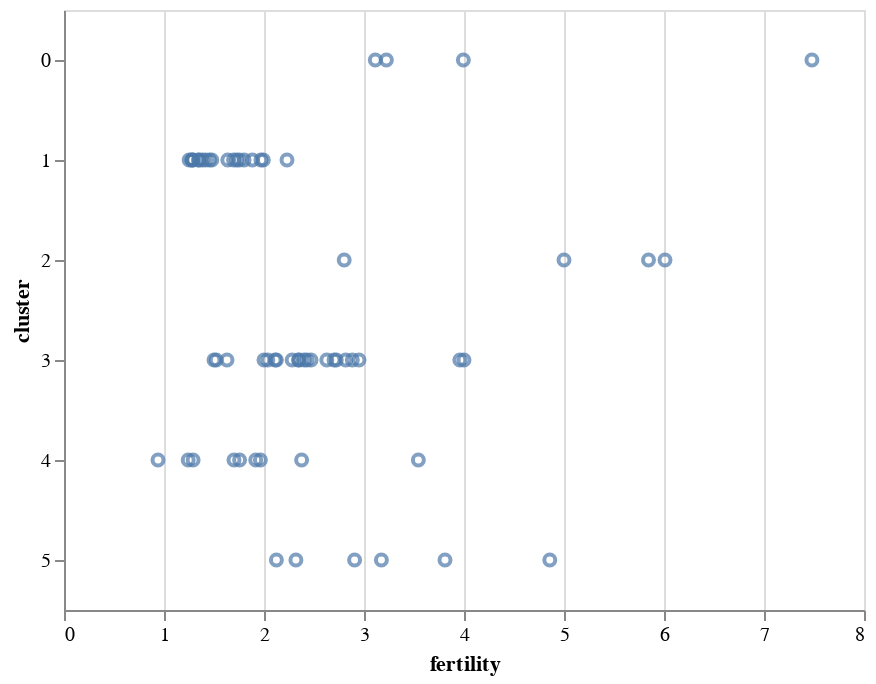

Source (notebook cell):
### Markdown cell above
### Y

The `y` encoding channel sets a mark's vertical position (y-coordinate). Here we've added the `cluster` field using an ordinal (`O`) data type. The result is a discrete axis that includes a sized band, with a default step size, for each unique value:

### Code cell
alt.Chart(data2000).mark_point().encode(
    alt.X('fertility:Q'),
    alt.Y('cluster:O')
)

### Figure 1 — Vega-Lite specification as saved in the notebook (floating-point values rounded to 4 significant figures)
{"$schema": "https://vega.github.io/schema/vega-lite/v2.6.0.json", "config": {"view": {"height": 300, "width": 400}}, "data": {"name": "data-fdeb0b749a6385830bd1445d39ad6ea0"}, "datasets": {"data-fdeb0b749a6385830bd1445d39ad6ea0": [{"cluster": 0, "country": "Afghanistan", "fertility": 7.479, "life_expect": 42.13, "pop": 23898198, "year": 2000}, {"cluster": 3, "country": "Argentina", "fertility": 2.35, "life_expect": 74.34, "pop": 37497728, "year": 2000}, {"cluster": 3, "country": "Aruba", "fertility": 2.124, "life_expect": 73.45, "pop": 69539, "year": 2000}, {"cluster": 4, "country": "Australia", "fertility": 1.756, "life_expect": 80.37, "pop": 19164620, "year": 2000}, {"cluster": 1, "country": "Austria", "fertility": 1.382, "life_expect": 78.98, "pop": 8113413, "year": 2000}, {"cluster": 3, "country": "Bahamas", "fertility": 2.111, "life_expect": 71.07, "pop": 290075, "year": 2000}, {"cluster": 0, "country": "Bangladesh", "fertility": 3.224, "life_expect": 62.01, "pop": 130406594, "year": 2000}, {"cluster": 3, "country": "Barbados", "fertility": 1.5, "life_expect": 75.97, "pop": 273483, "year": 2000}, {"cluster": 1, "country": "Belgium", "fertility": 1.638, "life_expect": 78.32, "pop": 10263618, "year": 2000}, {"cluster": 3, "country": "Bolivia", "fertility": 3.958, "life_expect": 63.88, "pop": 8152620, "year": 2000}, {"cluster": 3, "country": "Brazil", "fertility": 2.345, "life_expect": 71.01, "pop": 175552771, "year": 2000}, {"cluster": 3, "country": "Canada", "fertility": 1.522, "life_expect": 79.77, "pop": 31278097, "year": 2000}, {"cluster": 3, "country": "Chile", "fertility": 2, "life_expect": 77.86, "pop": 15153450, "year": 2000}, {"cluster": 4, "country": "China", "fertility": 1.7, "life_expect": 72.03, "pop": 1262645000, "year": 2000}, {"cluster": 3, "country": "Colombia", "fertility": 2.47, "life_expect": 71.68, "pop": 39685655, "year": 2000}, {"cluster": 3, "country": "Costa Rica", "fertility": 2.281, "life_expect": 78.12, "pop": 3710558, "year": 2000}, {"cluster": 1, "country": "Croatia", "fertility": 1.348, "life_expect": 74.88, "pop": 4410830, "year": 2000}, {"cluster": 3, "country": "Cuba", "fertility": 1.63, "life_expect": 77.16, "pop": 11134273, "year": 2000}, {"cluster": 3, "country": "Dominican Republic", "fertility": 2.95, "life_expect": 70.85, "pop": 8385828, "year": 2000}, {"cluster": 3, "country": "Ecuador", "fertility": 2.817, "life_expect": 74.17, "pop": 12505204, "year": 2000}, {"cluster": 5, "country": "Egypt", "fertility": 3.174, "life_expect": 69.81, "pop": 70492342, "year": 2000}, {"cluster": 3, "country": "El Salvador", "fertility": 2.883, "life_expect": 70.73, "pop": 6122515, "year": 2000}, {"cluster": 1, "country": "Finland", "fertility": 1.754, "life_expect": 78.37, "pop": 5168595, "year": 2000}, {"cluster": 1, "country": "France", "fertility": 1.883, "life_expect": 79.59, "pop": 59381628, "year": 2000}, {"cluster": 1, "country": "Georgia", "fertility": 1.478, "life_expect": 70.48, "pop": 4777209, "year": 2000}, {"cluster": 1, "country": "Germany", "fertility": 1.346, "life_expect": 78.67, "pop": 82187909, "year": 2000}, {"cluster": 1, "country": "Greece", "fertility": 1.277, "life_expect": 78.26, "pop": 10559110, "year": 2000}, {"cluster": 3, "country": "Grenada", "fertility": 2.429, "life_expect": 67.75, "pop": 89312, "year": 2000}, {"cluster": 3, "country": "Haiti", "fertility": 4, "life_expect": 58.14, "pop": 7306302, "year": 2000}, {"cluster": 4, "country": "Hong Kong", "fertility": 0.94, "life_expect": 81.5, "pop": 6658720, "year": 2000}, {"cluster": 1, "country": "Iceland", "fertility": 1.993, "life_expect": 80.5, "pop": 281043, "year": 2000}, {"cluster": 0, "country": "India", "fertility": 3.113, "life_expect": 62.88, "pop": 1007702000, "year": 2000}, {"cluster": 4, "country": "Indonesia", "fertility": 2.376, "life_expect": 68.59, "pop": 206265000, "year": 2000}, {"cluster": 5, "country": "Iran", "fertility": 2.124, "life_expect": 69.45, "pop": 65660289, "year": 2000}, {"cluster": 5, "country": "Iraq", "fertility": 4.858, "life_expect": 57.05, "pop": 22675617, "year": 2000}, {"cluster": 1, "country": "Ireland", "fertility": 1.969, "life_expect": 77.78, "pop": 3791690, "year": 2000}, {"cluster": 5, "country": "Israel", "fertility": 2.906, "life_expect": 79.7, "pop": 5842454, "year": 2000}, {"cluster": 1, "country": "Italy", "fertility": 1.286, "life_expect": 80.24, "pop": 57719337, "year": 2000}, {"cluster": 3, "country": "Jamaica", "fertility": 2.628, "life_expect": 72.05, "pop": 2615467, "year": 2000}, {"cluster": 4, "country": "Japan", "fertility": 1.291, "life_expect": 82, "pop": 126699784, "year": 2000}, {"cluster": 2, "country": "Kenya", "fertility": 5, "life_expect": 50.99, "pop": 29985839, "year": 2000}, {"cluster": 4, "country": "South Korea", "fertility": 1.917, "life_expect": 66.66, "pop": 21647682, "year": 2000}, {"cluster": 4, "country": "North Korea", "fertility": 1.242, "life_expect": 77.05, "pop": 47351083, "year": 2000}, {"cluster": 5, "country": "Lebanon", "fertility": 2.319, "life_expect": 71.03, "pop": 3578036, "year": 2000}, {"cluster": 3, "country": "Mexico", "fertility": 2.401, "life_expect": 74.9, "pop": 99926620, "year": 2000}, {"cluster": 1, "country": "Netherlands", "fertility": 1.726, "life_expect": 78.53, "pop": 15907853, "year": 2000}, {"cluster": 4, "country": "New Zealand", "fertility": 1.964, "life_expect": 79.11, "pop": 3819762, "year": 2000}, {"cluster": 2, "country": "Nigeria", "fertility": 5.845, "life_expect": 46.61, "pop": 114306700, "year": 2000}, {"cluster": 1, "country": "Norway", "fertility": 1.801, "life_expect": 79.05, "pop": 4492400, "year": 2000}, {"cluster": 0, "country": "Pakistan", "fertility": 3.994, "life_expect": 63.61, "pop": 146342958, "year": 2000}, {"cluster": 3, "country": "Peru", "fertility": 2.7, "life_expect": 69.91, "pop": 25979722, "year": 2000}, {"cluster": 4, "country": "Philippines", "fertility": 3.544, "life_expect": 70.3, "pop": 79739825, "year": 2000}, {"cluster": 1, "country": "Poland", "fertility": 1.251, "life_expect": 74.67, "pop": 38654164, "year": 2000}, {"cluster": 1, "country": "Portugal", "fertility": 1.454, "life_expect": 77.29, "pop": 10335597, "year": 2000}, {"cluster": 2, "country": "Rwanda", "fertility": 6.01, "life_expect": 43.41, "pop": 7507056, "year": 2000}, {"cluster": 5, "country": "Saudi Arabia", "fertility": 3.81, "life_expect": 71.63, "pop": 23153090, "year": 2000}, {"cluster": 2, "country": "South Africa", "fertility": 2.802, "life_expect": 53.37, "pop": 44066197, "year": 2000}, {"cluster": 1, "country": "Spain", "fertility": 1.287, "life_expect": 79.78, "pop": 40016081, "year": 2000}, {"cluster": 1, "country": "Switzerland", "fertility": 1.415, "life_expect": 80.62, "pop": 7266920, "year": 2000}, {"cluster": 1, "country": "Turkey", "fertility": 2.23, "life_expect": 70.84, "pop": 65666677, "year": 2000}, {"cluster": 1, "country": "United Kingdom", "fertility": 1.695, "life_expect": 78.47, "pop": 59522468, "year": 2000}, {"cluster": 3, "country": "United States", "fertility": 2.038, "life_expect": 77.31, "pop": 282338631, "year": 2000}, {"cluster": 3, "country": "Venezuela", "fertility": 2.723, "life_expect": 72.77, "pop": 23542649, "year": 2000}]}, "encoding": {"x": {"field": "fertility", "type": "quantitative"}, "y": {"field": "cluster", "type": "ordinal"}}, "mark": "point"}
